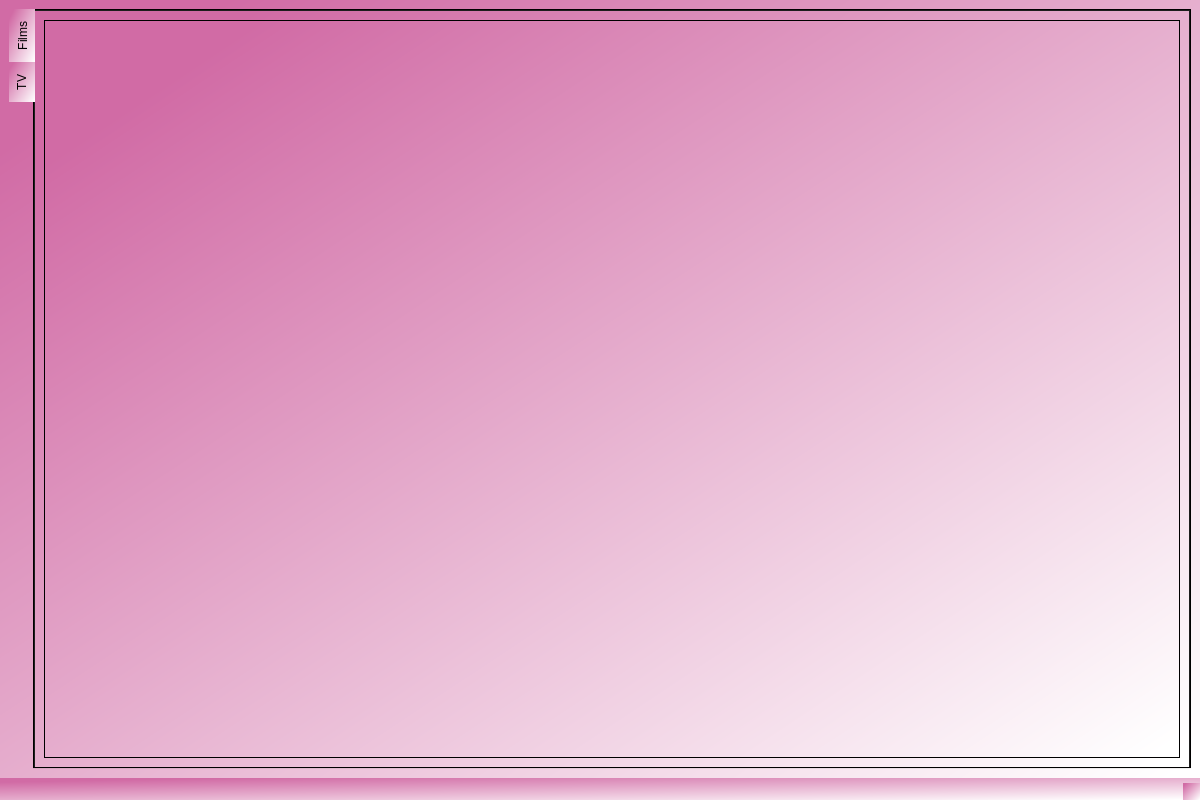
<?xml version="1.0" encoding="UTF-8"?>
<ui version="4.0">
 <class>MainWindow</class>
 <widget class="QMainWindow" name="MainWindow">
  <property name="geometry">
   <rect>
    <x>0</x>
    <y>0</y>
    <width>1200</width>
    <height>800</height>
   </rect>
  </property>
  <property name="windowTitle">
   <string>MainWindow</string>
  </property>
  <property name="styleSheet">
   <string notr="true">background-color:qlineargradient(spread:pad, x1:0.091, y1:0.101636, x2:0.991379, y2:0.977, stop:0 rgba(209, 107, 165, 255), stop:1 rgba(255, 255, 255, 255));</string>
  </property>
  <widget class="QWidget" name="centralwidget">
   <layout class="QGridLayout" name="gridLayout_2">
    <item row="0" column="0">
     <widget class="QTabWidget" name="tabWidget">
      <property name="toolTip">
       <string>&lt;html&gt;&lt;head/&gt;&lt;body&gt;&lt;p&gt;asdadasdad&lt;/p&gt;&lt;/body&gt;&lt;/html&gt;</string>
      </property>
      <property name="styleSheet">
       <string notr="true">QTabBar::tab{background-color:qlineargradient(spread:pad, x1:0.091, y1:0.101636, x2:0.991379, y2:0.977, stop:0 rgba(209, 107, 165, 255), stop:1 rgba(255, 255, 255, 255));}</string>
      </property>
      <property name="tabPosition">
       <enum>QTabWidget::West</enum>
      </property>
      <property name="currentIndex">
       <number>1</number>
      </property>
      <widget class="QWidget" name="filmsTab">
       <attribute name="title">
        <string>Films</string>
       </attribute>
       <layout class="QGridLayout" name="gridLayout">
        <item row="0" column="0">
         <widget class="QListWidget" name="listWidget"/>
        </item>
       </layout>
      </widget>
      <widget class="QWidget" name="tvTab">
       <attribute name="title">
        <string>TV</string>
       </attribute>
       <layout class="QGridLayout" name="gridLayout_3">
        <item row="0" column="0">
         <widget class="QListWidget" name="listWidget_2"/>
        </item>
       </layout>
      </widget>
     </widget>
    </item>
   </layout>
  </widget>
  <widget class="QMenuBar" name="menubar">
   <property name="geometry">
    <rect>
     <x>0</x>
     <y>0</y>
     <width>1200</width>
     <height>26</height>
    </rect>
   </property>
  </widget>
  <widget class="QStatusBar" name="statusbar"/>
 </widget>
 <resources/>
 <connections/>
</ui>
